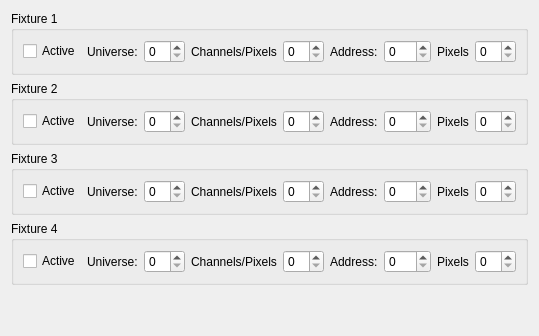
           <widget class="QWidget" name="tab_patch">
            <attribute name="title">
             <string>3. Patch</string>
            </attribute>
            <layout class="QVBoxLayout" name="verticalLayout_10">
             <item>
              <widget class="QGroupBox" name="groupBox_2">
               <property name="title">
                <string>Fixture 1</string>
               </property>
               <layout class="QHBoxLayout" name="horizontalLayout_4">
                <item>
                 <widget class="QCheckBox" name="chk_f1_active">
                  <property name="text">
                   <string>Active</string>
                  </property>
                 </widget>
                </item>
                <item>
                 <widget class="QLabel" name="label_3">
                  <property name="text">
                   <string>Universe:</string>
                  </property>
                 </widget>
                </item>
                <item>
                 <widget class="QSpinBox" name="spin_f1_uni"/>
                </item>
                <item>
                 <layout class="QHBoxLayout" name="horizontalLayout_3">
                  <item>
                   <widget class="QLabel" name="label_2">
                    <property name="text">
                     <string>Channels/Pixels</string>
                    </property>
                   </widget>
                  </item>
                  <item>
                   <widget class="QSpinBox" name="spin_f1_foot"/>
                  </item>
                 </layout>
                </item>
                <item>
                 <layout class="QHBoxLayout" name="horizontalLayout_5">
                  <item>
                   <widget class="QLabel" name="label_4">
                    <property name="text">
                     <string>Address:</string>
                    </property>
                   </widget>
                  </item>
                  <item>
                   <widget class="QSpinBox" name="spin_f1_addr">
                    <property name="maximum">
                     <number>512</number>
                    </property>
                   </widget>
                  </item>
                 </layout>
                </item>
                <item>
                 <layout class="QHBoxLayout" name="horizontalLayout_2">
                  <item>
                   <widget class="QLabel" name="label">
                    <property name="text">
                     <string>Pixels</string>
                    </property>
                   </widget>
                  </item>
                  <item>
                   <widget class="QSpinBox" name="spin_f1_pix"/>
                  </item>
                 </layout>
                </item>
               </layout>
              </widget>
             </item>
             <item>
              <widget class="QGroupBox" name="groupBox_3">
               <property name="title">
                <string>Fixture 2</string>
               </property>
               <layout class="QHBoxLayout" name="horizontalLayout_6">
                <item>
                 <widget class="QCheckBox" name="chk_f2_active">
                  <property name="text">
                   <string>Active</string>
                  </property>
                 </widget>
                </item>
                <item>
                 <widget class="QLabel" name="label_5">
                  <property name="text">
                   <string>Universe:</string>
                  </property>
                 </widget>
                </item>
                <item>
                 <widget class="QSpinBox" name="spin_f2_uni"/>
                </item>
                <item>
                 <layout class="QHBoxLayout" name="horizontalLayout_7">
                  <item>
                   <widget class="QLabel" name="label_6">
                    <property name="text">
                     <string>Channels/Pixels</string>
                    </property>
                   </widget>
                  </item>
                  <item>
                   <widget class="QSpinBox" name="spin_f2_foot"/>
                  </item>
                 </layout>
                </item>
                <item>
                 <layout class="QHBoxLayout" name="horizontalLayout_8">
                  <item>
                   <widget class="QLabel" name="label_7">
                    <property name="text">
                     <string>Address:</string>
                    </property>
                   </widget>
                  </item>
                  <item>
                   <widget class="QSpinBox" name="spin_f2_addr">
                    <property name="maximum">
                     <number>512</number>
                    </property>
                   </widget>
                  </item>
                 </layout>
                </item>
                <item>
                 <layout class="QHBoxLayout" name="horizontalLayout_9">
                  <item>
                   <widget class="QLabel" name="label_8">
                    <property name="text">
                     <string>Pixels</string>
                    </property>
                   </widget>
                  </item>
                  <item>
                   <widget class="QSpinBox" name="spin_f2_pix"/>
                  </item>
                 </layout>
                </item>
               </layout>
              </widget>
             </item>
             <item>
              <widget class="QGroupBox" name="groupBox_4">
               <property name="title">
                <string>Fixture 3</string>
               </property>
               <layout class="QHBoxLayout" name="horizontalLayout_10">
                <item>
                 <widget class="QCheckBox" name="chk_f3_active">
                  <property name="text">
                   <string>Active</string>
                  </property>
                 </widget>
                </item>
                <item>
                 <widget class="QLabel" name="label_9">
                  <property name="text">
                   <string>Universe:</string>
                  </property>
                 </widget>
                </item>
                <item>
                 <widget class="QSpinBox" name="spin_f3_uni"/>
                </item>
                <item>
                 <layout class="QHBoxLayout" name="horizontalLayout_11">
                  <item>
                   <widget class="QLabel" name="label_10">
                    <property name="text">
                     <string>Channels/Pixels</string>
                    </property>
                   </widget>
                  </item>
                  <item>
                   <widget class="QSpinBox" name="spin_f3_foot"/>
                  </item>
                 </layout>
                </item>
                <item>
                 <layout class="QHBoxLayout" name="horizontalLayout_12">
                  <item>
                   <widget class="QLabel" name="label_11">
                    <property name="text">
                     <string>Address:</string>
                    </property>
                   </widget>
                  </item>
                  <item>
                   <widget class="QSpinBox" name="spin_f3_addr">
                    <property name="maximum">
                     <number>512</number>
                    </property>
                   </widget>
                  </item>
                 </layout>
                </item>
                <item>
                 <layout class="QHBoxLayout" name="horizontalLayout_13">
                  <item>
                   <widget class="QLabel" name="label_12">
                    <property name="text">
                     <string>Pixels</string>
                    </property>
                   </widget>
                  </item>
                  <item>
                   <widget class="QSpinBox" name="spin_f3_pix"/>
                  </item>
                 </layout>
                </item>
               </layout>
              </widget>
             </item>
             <item>
              <widget class="QGroupBox" name="groupBox_5">
               <property name="title">
                <string>Fixture 4</string>
               </property>
               <layout class="QHBoxLayout" name="horizontalLayout_14">
                <item>
                 <widget class="QCheckBox" name="chk_f4_active">
                  <property name="text">
                   <string>Active</string>
                  </property>
                 </widget>
                </item>
                <item>
                 <widget class="QLabel" name="label_13">
                  <property name="text">
                   <string>Universe:</string>
                  </property>
                 </widget>
                </item>
                <item>
                 <widget class="QSpinBox" name="spin_f4_uni"/>
                </item>
                <item>
                 <layout class="QHBoxLayout" name="horizontalLayout_15">
                  <item>
                   <widget class="QLabel" name="label_14">
                    <property name="text">
                     <string>Channels/Pixels</string>
                    </property>
                   </widget>
                  </item>
                  <item>
                   <widget class="QSpinBox" name="spin_f4_foot"/>
                  </item>
                 </layout>
                </item>
                <item>
                 <layout class="QHBoxLayout" name="horizontalLayout_16">
                  <item>
                   <widget class="QLabel" name="label_15">
                    <property name="text">
                     <string>Address:</string>
                    </property>
                   </widget>
                  </item>
                  <item>
                   <widget class="QSpinBox" name="spin_f4_addr">
                    <property name="maximum">
                     <number>512</number>
                    </property>
                   </widget>
                  </item>
                 </layout>
                </item>
                <item>
                 <layout class="QHBoxLayout" name="horizontalLayout_17">
                  <item>
                   <widget class="QLabel" name="label_16">
                    <property name="text">
                     <string>Pixels</string>
                    </property>
                   </widget>
                  </item>
                  <item>
                   <widget class="QSpinBox" name="spin_f4_pix"/>
                  </item>
                 </layout>
                </item>
               </layout>
              </widget>
             </item>
             <item>
              <spacer name="verticalSpacer">
               <property name="orientation">
                <enum>Qt::Orientation::Vertical</enum>
               </property>
               <property name="sizeHint" stdset="0">
                <size>
                 <width>20</width>
                 <height>40</height>
                </size>
               </property>
              </spacer>
             </item>
            </layout>
           </widget>
